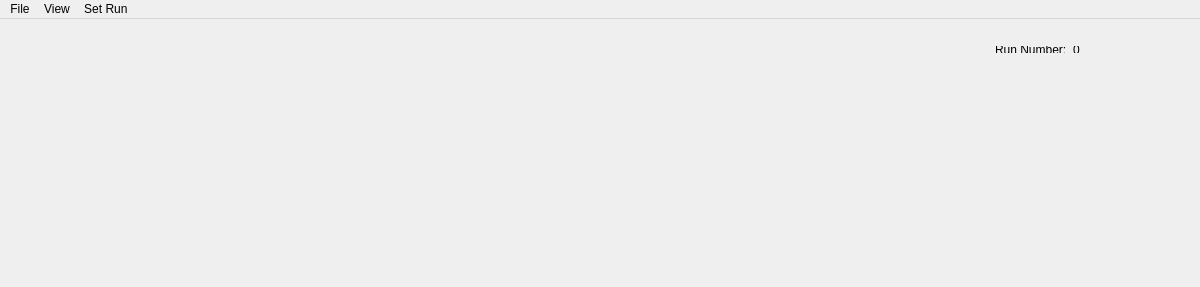
<?xml version="1.0" encoding="UTF-8"?>
<ui version="4.0">
 <class>MainWindow</class>
 <widget class="QMainWindow" name="MainWindow">
  <property name="geometry">
   <rect>
    <x>0</x>
    <y>0</y>
    <width>1200</width>
    <height>287</height>
   </rect>
  </property>
  <property name="minimumSize">
   <size>
    <width>1200</width>
    <height>0</height>
   </size>
  </property>
  <property name="windowTitle">
   <string>CLAS12 DC WIRE MAP</string>
  </property>
  <property name="unifiedTitleAndToolBarOnMac">
   <bool>false</bool>
  </property>
  <widget class="QWidget" name="centralwidget">
   <layout class="QHBoxLayout" name="horizontalLayout">
    <property name="sizeConstraint">
     <enum>QLayout::SetDefaultConstraint</enum>
    </property>
    <item>
     <widget class="QStackedWidget" name="left_stacked_widget">
      <property name="sizePolicy">
       <sizepolicy hsizetype="Fixed" vsizetype="Preferred">
        <horstretch>0</horstretch>
        <verstretch>0</verstretch>
       </sizepolicy>
      </property>
      <property name="currentIndex">
       <number>0</number>
      </property>
      <widget class="QWidget" name="explorer_holder"/>
      <widget class="QWidget" name="chooser_holder"/>
     </widget>
    </item>
    <item>
     <widget class="QWidget" name="Runset" native="true">
      <property name="contextMenuPolicy">
       <enum>Qt::DefaultContextMenu</enum>
      </property>
      <layout class="QVBoxLayout" name="verticalLayout_2">
       <item>
        <widget class="QWidget" name="horizontalWidget" native="true">
         <property name="maximumSize">
          <size>
           <width>16777215</width>
           <height>25</height>
          </size>
         </property>
         <layout class="QHBoxLayout" name="horizontalLayout_3">
          <item>
           <spacer name="horizontalSpacer">
            <property name="orientation">
             <enum>Qt::Horizontal</enum>
            </property>
            <property name="sizeHint" stdset="0">
             <size>
              <width>40</width>
              <height>20</height>
             </size>
            </property>
           </spacer>
          </item>
          <item>
           <widget class="QLabel" name="label">
            <property name="text">
             <string>Run Number:</string>
            </property>
           </widget>
          </item>
          <item>
           <widget class="QLabel" name="rundisplay">
            <property name="minimumSize">
             <size>
              <width>100</width>
              <height>0</height>
             </size>
            </property>
            <property name="text">
             <string>0</string>
            </property>
           </widget>
          </item>
         </layout>
        </widget>
       </item>
       <item>
        <widget class="QWidget" name="wiremap_holder" native="true">
         <property name="sizePolicy">
          <sizepolicy hsizetype="Expanding" vsizetype="Preferred">
           <horstretch>0</horstretch>
           <verstretch>0</verstretch>
          </sizepolicy>
         </property>
         <property name="minimumSize">
          <size>
           <width>0</width>
           <height>0</height>
          </size>
         </property>
        </widget>
       </item>
      </layout>
      <zorder>wiremap_holder</zorder>
      <zorder>horizontalWidget</zorder>
     </widget>
    </item>
   </layout>
  </widget>
  <widget class="QMenuBar" name="menubar">
   <property name="geometry">
    <rect>
     <x>0</x>
     <y>0</y>
     <width>1200</width>
     <height>27</height>
    </rect>
   </property>
   <widget class="QMenu" name="menuFile">
    <property name="title">
     <string>File</string>
    </property>
    <addaction name="actionOpen"/>
    <addaction name="separator"/>
    <addaction name="actionQuit"/>
   </widget>
   <widget class="QMenu" name="menuView">
    <property name="title">
     <string>View</string>
    </property>
    <addaction name="actionExplorer"/>
    <addaction name="actionChooser"/>
   </widget>
   <widget class="QMenu" name="menuSet_Run">
    <property name="title">
     <string>Set Run </string>
    </property>
    <addaction name="actionEdit_Run_Number"/>
   </widget>
   <addaction name="menuFile"/>
   <addaction name="menuView"/>
   <addaction name="menuSet_Run"/>
  </widget>
  <action name="actionOpen">
   <property name="text">
    <string>Open...</string>
   </property>
  </action>
  <action name="actionQuit">
   <property name="text">
    <string>Quit</string>
   </property>
  </action>
  <action name="actionComponentChooser">
   <property name="checkable">
    <bool>true</bool>
   </property>
   <property name="text">
    <string>Component Chooser</string>
   </property>
  </action>
  <action name="actionComponentExplorer">
   <property name="checkable">
    <bool>true</bool>
   </property>
   <property name="text">
    <string>Component Explorer</string>
   </property>
  </action>
  <action name="actionExplorer">
   <property name="checkable">
    <bool>true</bool>
   </property>
   <property name="text">
    <string>Explorer</string>
   </property>
  </action>
  <action name="actionChooser">
   <property name="checkable">
    <bool>true</bool>
   </property>
   <property name="text">
    <string>Chooser</string>
   </property>
  </action>
  <action name="actionSet_Run_Number">
   <property name="checkable">
    <bool>true</bool>
   </property>
   <property name="text">
    <string>Set Run Number</string>
   </property>
  </action>
  <action name="actionEdit_Run_Number">
   <property name="text">
    <string>Edit Run Number</string>
   </property>
  </action>
 </widget>
 <resources/>
 <connections>
  <connection>
   <sender>actionExplorer</sender>
   <signal>triggered()</signal>
   <receiver>MainWindow</receiver>
   <slot>setModeExplorer()</slot>
   <hints>
    <hint type="sourcelabel">
     <x>-1</x>
     <y>-1</y>
    </hint>
    <hint type="destinationlabel">
     <x>430</x>
     <y>286</y>
    </hint>
   </hints>
  </connection>
  <connection>
   <sender>actionChooser</sender>
   <signal>triggered()</signal>
   <receiver>MainWindow</receiver>
   <slot>setModeChooser()</slot>
   <hints>
    <hint type="sourcelabel">
     <x>-1</x>
     <y>-1</y>
    </hint>
    <hint type="destinationlabel">
     <x>430</x>
     <y>286</y>
    </hint>
   </hints>
  </connection>
  <connection>
   <sender>actionEdit_Run_Number</sender>
   <signal>triggered()</signal>
   <receiver>MainWindow</receiver>
   <slot>setRunDialogue()</slot>
   <hints>
    <hint type="sourcelabel">
     <x>-1</x>
     <y>-1</y>
    </hint>
    <hint type="destinationlabel">
     <x>136</x>
     <y>34</y>
    </hint>
   </hints>
  </connection>
  <connection>
   <sender>actionSet_Run_Number</sender>
   <signal>triggered()</signal>
   <receiver>Runset</receiver>
   <slot>show()</slot>
   <hints>
    <hint type="sourcelabel">
     <x>-1</x>
     <y>-1</y>
    </hint>
    <hint type="destinationlabel">
     <x>150</x>
     <y>105</y>
    </hint>
   </hints>
  </connection>
 </connections>
 <slots>
  <slot>setModeChooser()</slot>
  <slot>setModeExplorer()</slot>
  <slot>loadRun(int)</slot>
  <slot>setRunDialogue()</slot>
 </slots>
</ui>
